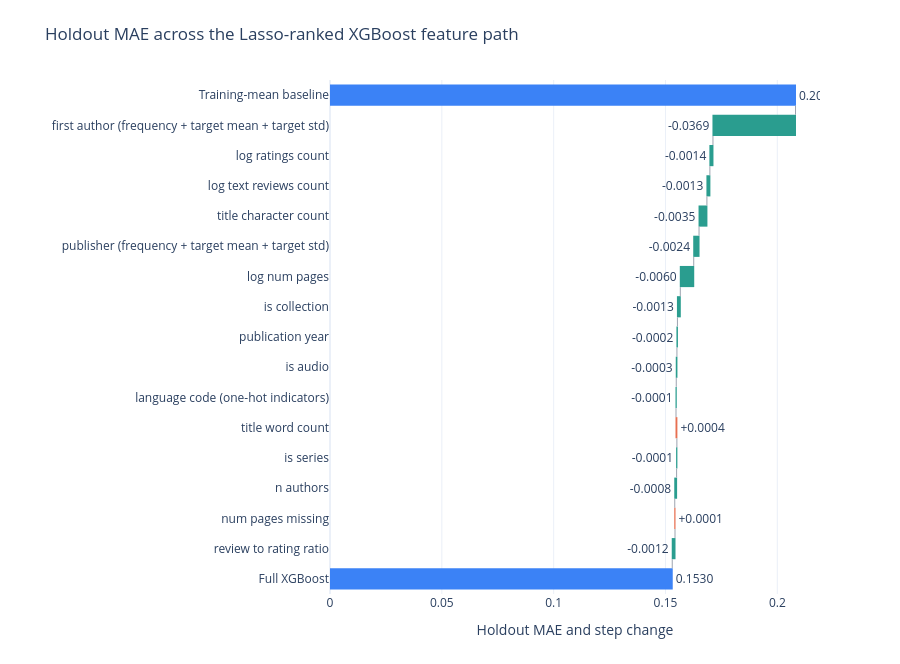

Notebook code cell kept with this figure:
### Markdown cell above
First author produces the largest single reduction, lowering holdout MAE by 0.0367 from the 0.2081 baseline. Page count and title character count provide the next largest reductions in this sequence. A few later features slightly raise MAE, while the final review-to-rating ratio lowers it by 0.0027. The complete path reaches 0.1528 and exactly reproduces the selected XGBoost result.

##### Plotting the holdout-MAE waterfall

The Plotly waterfall preserves the same sequence while making each step and its resulting holdout MAE available on hover.

### Code cell
# Convert the cumulative MAE path into relative steps for an interactive waterfall.
if "xgboost_feature_path" not in globals():
    raise RuntimeError(
        "Run the preceding cumulative XGBoost feature-impact cell first."
    )
if xgboost_feature_path.empty:
    raise ValueError("The cumulative XGBoost feature path is empty.")

waterfall_ranked_features = xgboost_feature_path["feature_added"].tolist()
waterfall_baseline_mae = float(
    xgboost_feature_path.iloc[0]["holdout_MAE"]
    - xgboost_feature_path.iloc[0]["MAE_change"]
)
waterfall_full_mae = float(xgboost_feature_path.iloc[-1]["holdout_MAE"])

waterfall_display_names = {
    "first_author": "first author (frequency + target mean + target std)",
    "publisher": "publisher (frequency + target mean + target std)",
    "language_code": "language code (one-hot indicators)",
}
waterfall_labels = (
    ["Training-mean baseline"]
    + [
        waterfall_display_names.get(name, name.replace("_", " "))
        for name in waterfall_ranked_features
    ]
    + ["Full XGBoost"]
)
waterfall_changes = xgboost_feature_path["MAE_change"].tolist()
waterfall_values = [waterfall_baseline_mae] + waterfall_changes + [0]
waterfall_measures = (
    ["absolute"]
    + ["relative"] * len(waterfall_ranked_features)
    + ["total"]
)
waterfall_text = (
    [f"{waterfall_baseline_mae:.4f}"]
    + [f"{change:+.4f}" for change in waterfall_changes]
    + [f"{waterfall_full_mae:.4f}"]
)
feature_hover_text = [
    (
        f"<b>{waterfall_display_names.get(row.feature_added, row.feature_added)}</b>"
        f"<br>MAE change: {row.MAE_change:+.6f}"
        f"<br>Holdout MAE after step: {row.holdout_MAE:.6f}"
    )
    for row in xgboost_feature_path.itertuples()
]
waterfall_hover_text = (
    [f"<b>Training-mean baseline</b><br>Holdout MAE: {waterfall_baseline_mae:.6f}"]
    + feature_hover_text
    + [f"<b>Full XGBoost</b><br>Holdout MAE: {waterfall_full_mae:.6f}"]
)

feature_impact_waterfall = go.Figure(go.Waterfall(
    orientation="h",
    measure=waterfall_measures,
    y=waterfall_labels,
    x=waterfall_values,
    text=waterfall_text,
    textposition="outside",
    hovertext=waterfall_hover_text,
    hoverinfo="text",
    decreasing={"marker": {"color": "#2A9D8F"}},
    increasing={"marker": {"color": "#E76F51"}},
    totals={"marker": {"color": "#3B82F6"}},
    connector={"line": {"color": "#9CA3AF", "width": 1}},
))
feature_impact_waterfall.update_layout(
    title="Holdout MAE across the Lasso-ranked XGBoost feature path",
    xaxis_title="Holdout MAE and step change",
    yaxis_title="",
    template="plotly_white",
    showlegend=False,
    height=max(620, 32 * len(waterfall_labels) + 120),
    waterfallgap=0.30,
    margin={"b": 70, "l": 330, "r": 80, "t": 80},
    hoverlabel={"align": "left"},
)
feature_impact_waterfall.update_yaxes(autorange="reversed", showgrid=False)
feature_impact_waterfall.show()

### Figure 1 — Plotly figure (JSON) as saved in the notebook; plotly's stock layout.template omitted (floating-point values rounded to 4 significant figures)
{"data": [{"connector": {"line": {"color": "#9CA3AF", "width": 1}}, "decreasing": {"marker": {"color": "#2A9D8F"}}, "hoverinfo": "text", "hovertext": ["<b>Training-mean baseline</b><br>Holdout MAE: 0.208120", "<b>first author (frequency + target mean + target std)</b><br>MAE change: -0.036901<br>Holdout MAE after step: 0.171219", "<b>log_ratings_count</b><br>MAE change: -0.001373<br>Holdout MAE after step: 0.169846", "<b>log_text_reviews_count</b><br>MAE change: -0.001328<br>Holdout MAE after step: 0.168518", "<b>title_character_count</b><br>MAE change: -0.003523<br>Holdout MAE after step: 0.164996", "<b>publisher (frequency + target mean + target std)</b><br>MAE change: -0.002381<br>Holdout MAE after step: 0.162615", "<b>log_num_pages</b><br>MAE change: -0.005999<br>Holdout MAE after step: 0.156616", "<b>is_collection</b><br>MAE change: -0.001284<br>Holdout MAE after step: 0.155332", "<b>publication_year</b><br>MAE change: -0.000221<br>Holdout MAE after step: 0.155110", "<b>is_audio</b><br>MAE change: -0.000302<br>Holdout MAE after step: 0.154808", "<b>language code (one-hot indicators)</b><br>MAE change: -0.000115<br>Holdout MAE after step: 0.154693", "<b>title_word_count</b><br>MAE change: +0.000398<br>Holdout MAE after step: 0.155091", "<b>is_series</b><br>MAE change: -0.000128<br>Holdout MAE after step: 0.154963", "<b>n_authors</b><br>MAE change: -0.000829<br>Holdout MAE after step: 0.154134", "<b>num_pages_missing</b><br>MAE change: +0.000118<br>Holdout MAE after step: 0.154252", "<b>review_to_rating_ratio</b><br>MAE change: -0.001239<br>Holdout MAE after step: 0.153013", "<b>Full XGBoost</b><br>Holdout MAE: 0.153013"], "increasing": {"marker": {"color": "#E76F51"}}, "measure": ["absolute", "relative", "relative", "relative", "relative", "relative", "relative", "relative", "relative", "relative", "relative", "relative", "relative", "relative", "relative", "relative", "total"], "orientation": "h", "text": ["0.2081", "-0.0369", "-0.0014", "-0.0013", "-0.0035", "-0.0024", "-0.0060", "-0.0013", "-0.0002", "-0.0003", "-0.0001", "+0.0004", "-0.0001", "-0.0008", "+0.0001", "-0.0012", "0.1530"], "textposition": "outside", "totals": {"marker": {"color": "#3B82F6"}}, "type": "waterfall", "x": [0.2081, -0.0369, -0.001373, -0.001328, -0.003523, -0.002381, -0.005999, -0.001284, -0.0002212, -0.0003024, -0.0001148, 0.0003982, -0.0001281, -0.0008292, 0.0001183, -0.001239, 0], "y": ["Training-mean baseline", "first author (frequency + target mean + target std)", "log ratings count", "log text reviews count", "title character count", "publisher (frequency + target mean + target std)", "log num pages", "is collection", "publication year", "is audio", "language code (one-hot indicators)", "title word count", "is series", "n authors", "num pages missing", "review to rating ratio", "Full XGBoost"]}], "layout": {"height": 664, "hoverlabel": {"align": "left"}, "margin": {"b": 70, "l": 330, "r": 80, "t": 80}, "showlegend": false, "title": {"text": "Holdout MAE across the Lasso-ranked XGBoost feature path"}, "waterfallgap": 0.3, "xaxis": {"title": {"text": "Holdout MAE and step change"}}, "yaxis": {"autorange": "reversed", "showgrid": false, "title": {"text": ""}}}}
